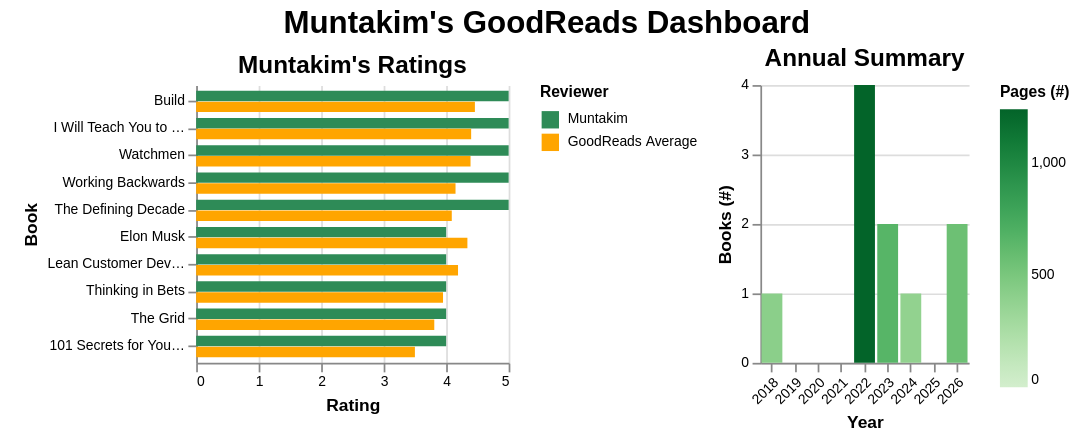

Express this chart as Vega-Lite.
### Vega-Lite specification from a JSON file in a GitHub repository (floating-point values rounded to 4 significant figures)
{"config": {"view": {"continuousWidth": 300, "continuousHeight": 300, "strokeOpacity": 0, "strokeWidth": 1.5}, "axis": {"labelFontSize": 8, "titleFontSize": 10}, "legend": {"labelFontSize": 8, "orient": "right", "titleFontSize": 9}}, "hconcat": [{"data": {"name": "data-f7a50e5fd5106c8c08b1c32074d6222e"}, "mark": {"type": "bar", "size": 6}, "encoding": {"color": {"field": "Reviewer", "legend": {"symbolType": "square", "title": "Reviewer"}, "scale": {"domain": ["Muntakim", "GoodReads Average"], "range": ["seagreen", "orange"]}, "type": "nominal"}, "tooltip": [{"field": "Title", "title": "Title", "type": "nominal"}, {"field": "Authors", "title": "Author(s)", "type": "nominal"}, {"field": "Year", "title": "Year Read", "type": "quantitative"}, {"field": "Reviewer", "title": "Reviewer", "type": "nominal"}, {"field": "Rating", "title": "Rating", "type": "quantitative"}], "x": {"field": "Rating", "scale": {"domain": [0, 5]}, "title": "Rating", "type": "quantitative"}, "y": {"axis": {"labelLimit": 80}, "field": "SummarizedTitle", "sort": {"field": "Rating", "order": "descending"}, "title": "Book", "type": "nominal"}, "yOffset": {"field": "Reviewer", "type": "nominal"}}, "height": 160, "title": {"text": "Muntakim's Ratings", "fontSize": 14}, "width": 180}, {"data": {"name": "data-842e927c329bd44ebdf64f8a1609b4bb"}, "mark": {"type": "bar"}, "encoding": {"color": {"field": "Pages", "legend": {"title": "Pages (#)"}, "scale": {"scheme": "greens"}, "title": "Pages (#)", "type": "quantitative"}, "tooltip": [{"field": "Year", "title": "Year", "type": "ordinal"}, {"field": "Books", "title": "Books (#)", "type": "quantitative"}, {"field": "Pages", "title": "Pages (#)", "type": "quantitative"}], "x": {"axis": {"labelAngle": -45}, "field": "Year", "title": "Year", "type": "nominal"}, "y": {"field": "Books", "title": "Books (#)", "type": "quantitative"}}, "height": 160, "title": {"text": "Annual Summary", "fontSize": 14}, "width": 120}], "padding": {"left": 12, "right": 12, "top": 5, "bottom": 8}, "spacing": 10, "title": {"text": "Muntakim's GoodReads Dashboard", "anchor": "middle", "fontSize": 18}, "$schema": "https://vega.github.io/schema/vega-lite/v5.20.1.json", "datasets": {"data-f7a50e5fd5106c8c08b1c32074d6222e": [{"SummarizedTitle": "101 Secrets for Your Twenties", "Title": "101 Secrets for Your Twenties", "Authors": "Paul Angone", "Year": 2026, "Reviewer": "Muntakim", "Rating": 4.0}, {"SummarizedTitle": "I Will Teach You to Be Rich", "Title": "I Will Teach You to Be Rich: No Guilt. No Excuses. No B.S. Just a 6-Week Program That Works.", "Authors": "Ramit Sethi", "Year": 2026, "Reviewer": "Muntakim", "Rating": 5.0}, {"SummarizedTitle": "The Grid", "Title": "The Grid: The Fraying Wires Between Americans and Our Energy Future", "Authors": "Gretchen Bakke", "Year": 2024, "Reviewer": "Muntakim", "Rating": 4.0}, {"SummarizedTitle": "Working Backwards", "Title": "Working Backwards: Insights, Stories, and Secrets from Inside Amazon", "Authors": "Colin Bryar", "Year": 2022, "Reviewer": "Muntakim", "Rating": 5.0}, {"SummarizedTitle": "Watchmen", "Title": "Watchmen", "Authors": "Alan Moore", "Year": 2018, "Reviewer": "Muntakim", "Rating": 5.0}, {"SummarizedTitle": "Elon Musk", "Title": "Elon Musk: Tesla, SpaceX, and the Quest for a Fantastic Future", "Authors": "Ashlee Vance", "Year": 2023, "Reviewer": "Muntakim", "Rating": 4.0}, {"SummarizedTitle": "Lean Customer Development", "Title": "Lean Customer Development: Building Products Your Customers Will Buy", "Authors": "Cindy Alvarez", "Year": 2022, "Reviewer": "Muntakim", "Rating": 4.0}, {"SummarizedTitle": "The Defining Decade", "Title": "The Defining Decade: Why Your Twenties Matter—And How to Make the Most of Them Now", "Authors": "Meg Jay", "Year": 2023, "Reviewer": "Muntakim", "Rating": 5.0}, {"SummarizedTitle": "Build", "Title": "Build: An Unorthodox Guide to Making Things Worth Making – An NYT Bestselling Entrepreneurship and Product Design Manual", "Authors": "Tony Fadell", "Year": 2022, "Reviewer": "Muntakim", "Rating": 5.0}, {"SummarizedTitle": "Thinking in Bets", "Title": "Thinking in Bets: Making Smarter Decisions When You Don't Have All the Facts", "Authors": "Annie Duke", "Year": 2022, "Reviewer": "Muntakim", "Rating": 4.0}, {"SummarizedTitle": "101 Secrets for Your Twenties", "Title": "101 Secrets for Your Twenties", "Authors": "Paul Angone", "Year": 2026, "Reviewer": "GoodReads Average", "Rating": 3.5}, {"SummarizedTitle": "I Will Teach You to Be Rich", "Title": "I Will Teach You to Be Rich: No Guilt. No Excuses. No B.S. Just a 6-Week Program That Works.", "Authors": "Ramit Sethi", "Year": 2026, "Reviewer": "GoodReads Average", "Rating": 4.4}, {"SummarizedTitle": "The Grid", "Title": "The Grid: The Fraying Wires Between Americans and Our Energy Future", "Authors": "Gretchen Bakke", "Year": 2024, "Reviewer": "GoodReads Average", "Rating": 3.81}, {"SummarizedTitle": "Working Backwards", "Title": "Working Backwards: Insights, Stories, and Secrets from Inside Amazon", "Authors": "Colin Bryar", "Year": 2022, "Reviewer": "GoodReads Average", "Rating": 4.15}, {"SummarizedTitle": "Watchmen", "Title": "Watchmen", "Authors": "Alan Moore", "Year": 2018, "Reviewer": "GoodReads Average", "Rating": 4.39}, {"SummarizedTitle": "Elon Musk", "Title": "Elon Musk: Tesla, SpaceX, and the Quest for a Fantastic Future", "Authors": "Ashlee Vance", "Year": 2023, "Reviewer": "GoodReads Average", "Rating": 4.34}, {"SummarizedTitle": "Lean Customer Development", "Title": "Lean Customer Development: Building Products Your Customers Will Buy", "Authors": "Cindy Alvarez", "Year": 2022, "Reviewer": "GoodReads Average", "Rating": 4.19}, {"SummarizedTitle": "The Defining Decade", "Title": "The Defining Decade: Why Your Twenties Matter—And How to Make the Most of Them Now", "Authors": "Meg Jay", "Year": 2023, "Reviewer": "GoodReads Average", "Rating": 4.09}, {"SummarizedTitle": "Build", "Title": "Build: An Unorthodox Guide to Making Things Worth Making – An NYT Bestselling Entrepreneurship and Product Design Manual", "Authors": "Tony Fadell", "Year": 2022, "Reviewer": "GoodReads Average", "Rating": 4.46}, {"SummarizedTitle": "Thinking in Bets", "Title": "Thinking in Bets: Making Smarter Decisions When You Don't Have All the Facts", "Authors": "Annie Duke", "Year": 2022, "Reviewer": "GoodReads Average", "Rating": 3.95}], "data-842e927c329bd44ebdf64f8a1609b4bb": [{"Year": 2018, "Books": 1, "Pages": 416}, {"Year": 2019, "Books": 0, "Pages": 0}, {"Year": 2020, "Books": 0, "Pages": 0}, {"Year": 2021, "Books": 0, "Pages": 0}, {"Year": 2022, "Books": 4, "Pages": 1242}, {"Year": 2023, "Books": 2, "Pages": 665}, {"Year": 2024, "Books": 1, "Pages": 384}, {"Year": 2025, "Books": 0, "Pages": 0}, {"Year": 2026, "Books": 2, "Pages": 561}]}, "background": null}
